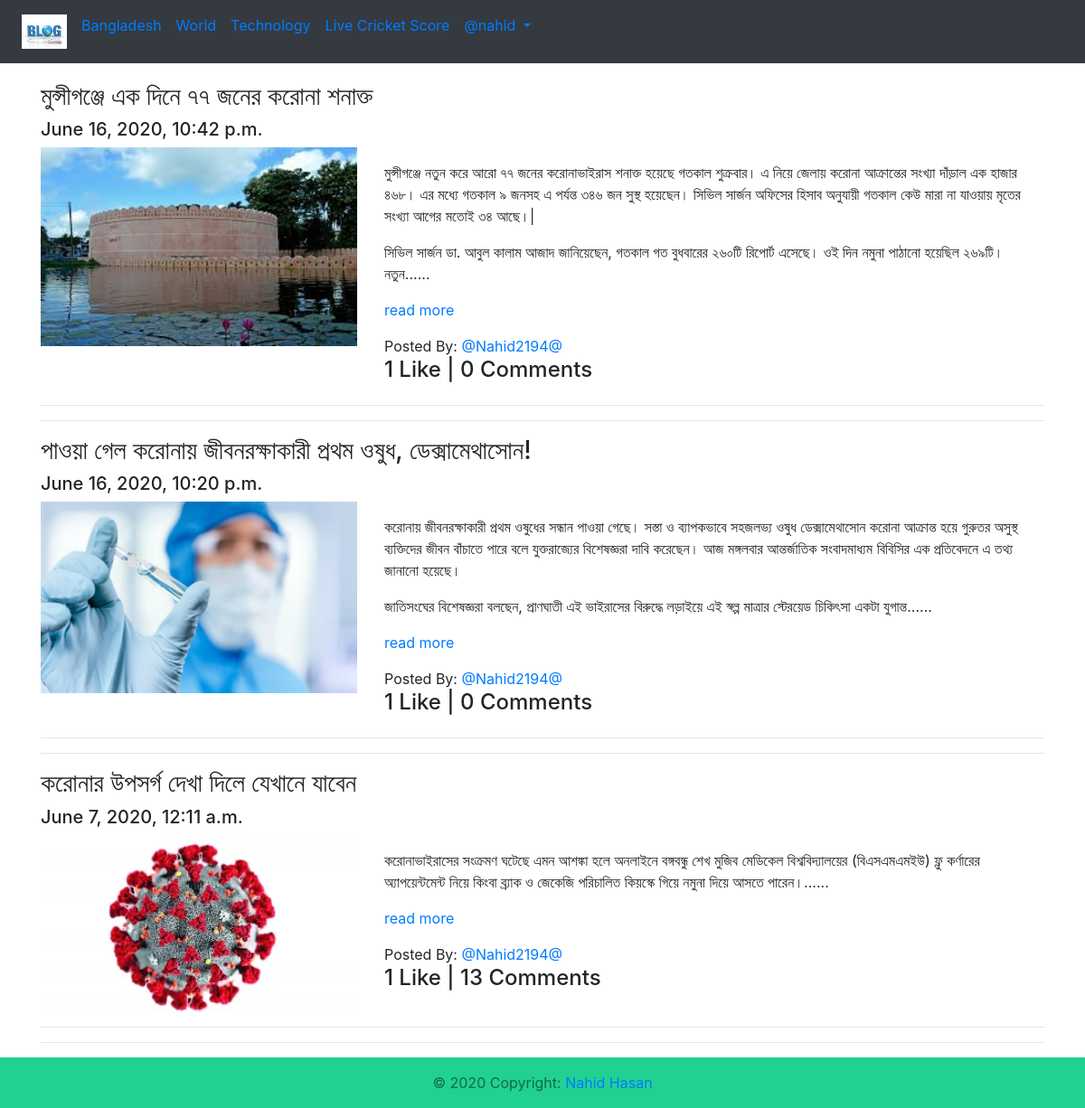
Page /blog/ (signed in) on the committed database.
### Blog_App/models.py (models this page shows, shortened)
class Blog(models.Model):
    author = models.ForeignKey(User,on_delete=models.CASCADE,related_name='post_author')
    blog_title= models.CharField(max_length=264,verbose_name='Put a Title')
    slug = models.SlugField(max_length=264,unique=True)
    blog_content = models.TextField(verbose_name='What is Your mind')
    blog_image = models.ImageField(upload_to='blog_images',verbose_name='Image',blank=False)
    publish_date = models.DateTimeField(auto_now_add=True)
    update_date = models.DateTimeField(auto_now=True)
    class Meta:
       ordering = ('-publish_date',)

### Blog_App/views.py (the view)
# urls.py: path('',views.BlogList.as_view(),name='blog_list'),
class BlogList(ListView):
    context_object_name = 'blogs'
    model = Blog
    template_name = 'Blog_App/blog_list.html'

### Blog_App/templatetags/custom_filters.py (called while the page is built)
def range_filter(value):
    return value[0:400] + "......"

### templates/Blog_App/blog_list.html (shortened to what this page needs)
{% extends 'base.html' %}
{% load custom_filters %}
{% block body_block %}
{% for blog in blogs %}
<h3>{{ blog.blog_title }}</h3>
<h5>{{ blog.publish_date}}</h5>
<div class="row">
  <div class="col-sm-4">
    <img src="/media/{{blog.blog_image}}" width="100%" alt="{{ blog.blog_title}}" title="{{ blog.blog_title}}">
  </div>
  <br>
  <div class="col-sm-8">
    <p>{{ blog.blog_content|range_filter|linebreaks }}<a href="{% url 'Blog_App:blog_details' slug=blog.slug %}">read more</a> </p>
    Posted By: <a href="{% url 'Login_App:profile'%}">@{{blog.author}}</a>
    <h4>{{blog.blog_like.count}} Like | {{blog.blog_comment.count}} Comments</h4>
  </div>
</div>
<hr>
<hr>
{% endfor %}
{% endblock %}

### templates/base.html (shortened to what this page needs)
<!DOCTYPE html>
<html lang="en" dir="ltr">
<head>
<link rel="stylesheet" href="https://maxcdn.bootstrapcdn.com/bootstrap/4.4.1/css/bootstrap.min.css">
 <link href="https://maxcdn.bootstrapcdn.com/font-awesome/4.7.0/css/font-awesome.min.css" rel="stylesheet">
</head>
<body>
<nav class="navbar navbar-expand-sm navbar-primary bg-dark">
<ul class="navbar-nav">
<li class="nav-item active">
 <a class="nav-link" href="{% url 'index' %}"><img src="/media/logo.png" width='50px'></a>
</li>
<li class="nav-item active" >
 <a class="nav-link" href="#"  >Bangladesh</a>
</li>
<li class="nav-item active" >
 <a class="nav-link" href="#">World</a>
</li>
<li class="nav-item active" >
 <a class="nav-link" href="#">Technology</a>
</li>
<li class="nav-item active" >
 <a class="nav-link" href="#">Live Cricket Score</a>
</li>
{% if user.is_authenticated %}
<div class="nav-item dropdown">
  <a class="nav-link dropdown-toggle" href="#" id="navbardrop" data-toggle="dropdown">
          @{{user.username}}
  </a>
{% endif %}
</ul>
</nav>
<div class="container" style="padding-top:20px">
{% block body_block %}
{% endblock %}
</div>
<footer class="page-footer font-small blue-grey lighten-5">
  <div style="background-color: #21d192;">
    <div class="container">
       <div class="footer-copyright text-center text-black-50 py-3">© 2020 Copyright:
    <a class="dark-grey-text" href="#"> Nahid Hasan</a>
  </div>
      </div>
    </div>
</footer>
</body>
</html>

### rows in the picture
Blog: blog_title "মুন্সীগঞ্জে এক দিনে ৭৭ জনের করোনা শনাক্ত", publish_date "June 16, 2020, 10:42 p.m.", blog_image (picture), blog_content|range_filter "মুন্সীগঞ্জে নতুন করে আরো ৭৭ জনের করোনাভাইরাস শনাক্ত হয়েছে গতকাল শুক্রবার। এ নিয়ে জেলায় করোনা আক্রান্তের সংখ্যা দাঁড়াল এক হাজার ৪৬৮। এর মধ্যে গতকাল ৯ জনসহ এ পর্যন্ত ৩৪৬ জন সুস্থ হয়েছেন। সিভিল সার্জন অফিসের হিসাব অনুযায়ী গতকাল কেউ মারা না যাওয়ায় মৃতের সংখ্যা আগের মতোই ৩৪ আছে।| সিভিল সার্জন ডা. আবুল কালাম আজাদ জানিয়েছেন, গতকাল গত বুধবারের ২৬০টি রিপোর্ট এসেছে। ওই দিন নমুনা পাঠানো হয়েছিল ২৬৯টি। নতুন......", author "Nahid2194@", blog_like.count "1", blog_comment.count "0"
Blog: blog_title "পাওয়া গেল করোনায় জীবনরক্ষাকারী প্রথম ওষুধ, ডেক্সামেথাসোন!", publish_date "June 16, 2020, 10:20 p.m.", blog_image (picture), blog_content|range_filter "করোনায় জীবনরক্ষাকারী প্রথম ওষুধের সন্ধান পাওয়া গেছে। সস্তা ও ব্যাপকভাবে সহজলভ্য ওষুধ ডেক্সামেথাসোন করোনা আক্রান্ত হয়ে গুরুতর অসুস্থ ব্যক্তিদের জীবন বাঁচাতে পারে বলে যুক্তরাজ্যের বিশেষজ্ঞরা দাবি করেছেন। আজ মঙ্গলবার আন্তর্জাতিক সংবাদমাধ্যম বিবিসির এক প্রতিবেদনে এ তথ্য জানানো হয়েছে। জাতিসংঘের বিশেষজ্ঞরা বলছেন, প্রাণঘাতী এই ভাইরাসের বিরুদ্ধে লড়াইয়ে এই স্বল্প মাত্রার স্টেরয়েড চিকিৎসা একটা যুগান্ত......", author "Nahid2194@", blog_like.count "1", blog_comment.count "0"
Blog: blog_title "করোনার উপসর্গ দেখা দিলে যেখানে যাবেন", publish_date "June 7, 2020, 12:11 a.m.", blog_image (picture), blog_content|range_filter "করোনাভাইরাসের সংক্রমণ ঘটেছে এমন আশঙ্কা হলে অনলাইনে বঙ্গবন্ধু শেখ মুজিব মেডিকেল বিশ্ববিদ্যালয়ের (বিএসএমএমইউ) ফ্লু কর্ণারের অ্যাপয়েন্টমেন্ট নিয়ে কিংবা ব্র্যাক ও জেকেজি পরিচালিত কিয়স্কে গিয়ে নমুনা দিয়ে আসতে পারেন।......", author "Nahid2194@", blog_like.count "1", blog_comment.count "13"

### other values in the picture
{{ user.username }} "nahid"
